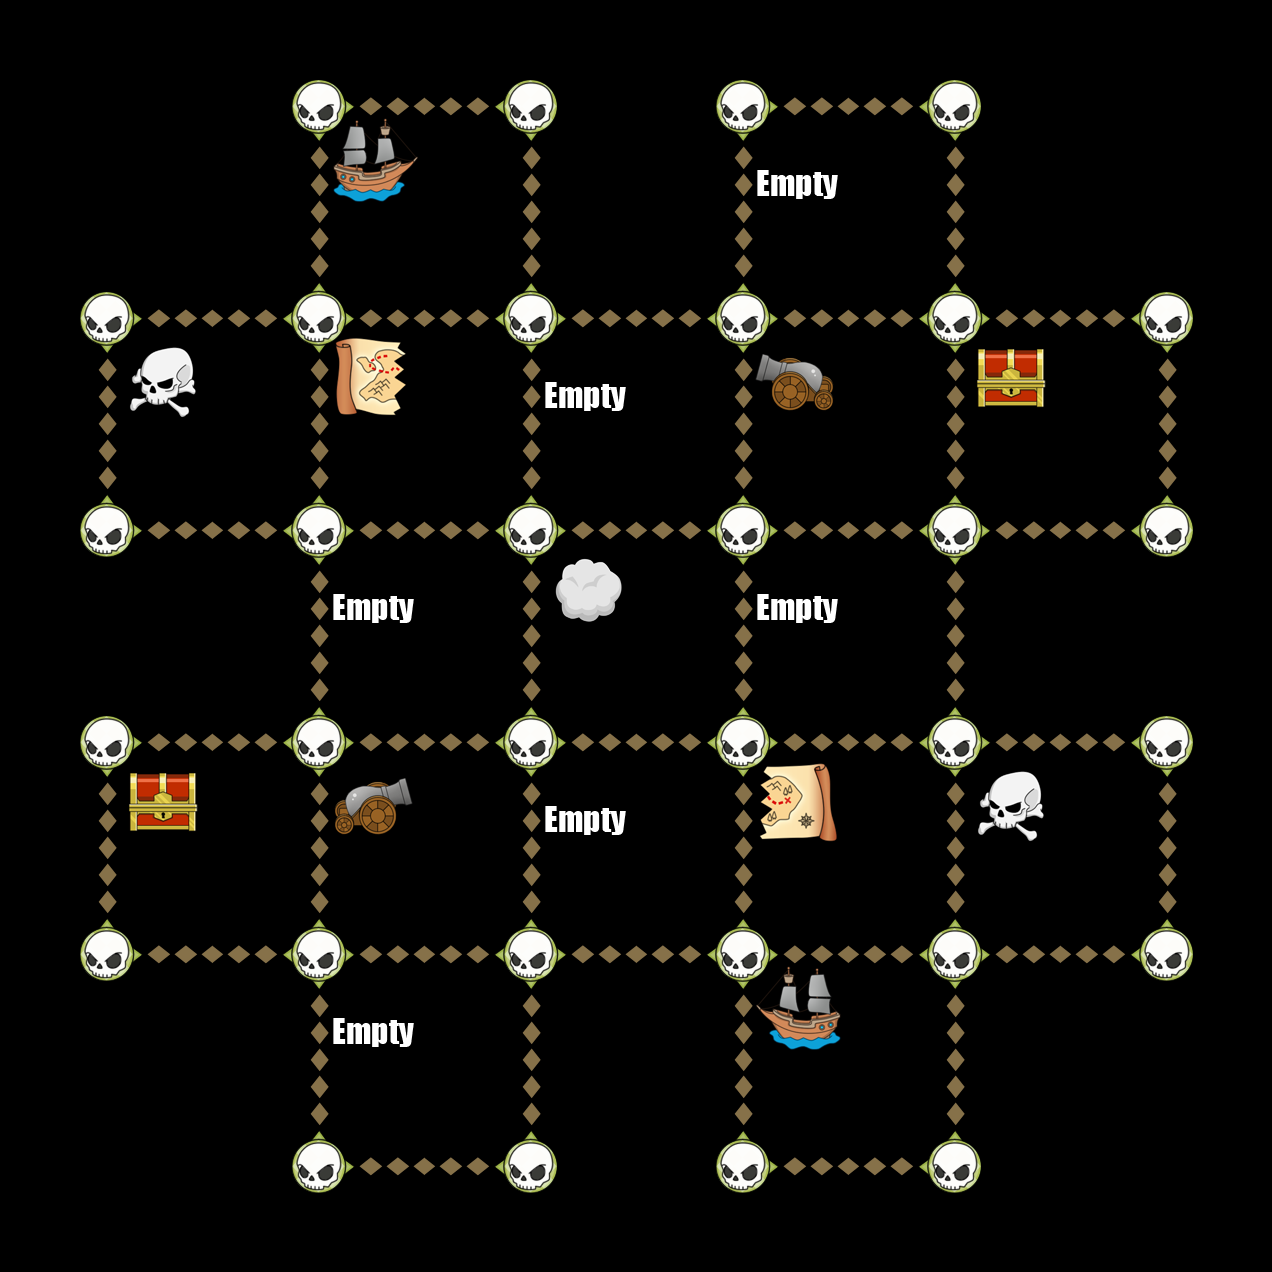

Rendered tile map (Tiled .tmx) drawn with the repository's tilesets; below, a short description and the map source with its tile grids summarised:
An orthogonal 6x6 tile map with 212x212 px tiles, 6 tile layers (Down, Up, Left, Right, ...).

<map version="1.0" orientation="orthogonal" width="6" height="6" tilewidth="212" tileheight="212">
 <tileset firstgid="1" name="TileGraphic_Final-ipadhd" tilewidth="212" tileheight="212">
  <image source="TileGraphic_Final-ipadhd.png" width="636" height="1060" />
  <tile id="0">
   <properties>
    <property name="LineFilled" value="True" />
   </properties>
  </tile>
  <tile id="2">
   <properties>
    <property name="Item" value="TreasureBox" />
   </properties>
  </tile>
  <tile id="4">
   <properties>
    <property name="RowFilled" value="True" />
   </properties>
  </tile>
  <tile id="6">
   <properties>
    <property name="Item" value="CannonLeft" />
   </properties>
  </tile>
  <tile id="7">
   <properties>
    <property name="Item" value="ShipRight" />
   </properties>
  </tile>
  <tile id="8">
   <properties>
    <property name="Item" value="MapOne" />
   </properties>
  </tile>
  <tile id="9">
   <properties>
    <property name="Item" value="CannonRight" />
   </properties>
  </tile>
  <tile id="10">
   <properties>
    <property name="Item" value="ShipLeft" />
   </properties>
  </tile>
  <tile id="11">
   <properties>
    <property name="Item" value="MapTwo" />
   </properties>
  </tile>
  <tile id="12">
   <properties>
    <property name="Item" value="Empty" />
   </properties>
  </tile>
  <tile id="13">
   <properties>
    <property name="Item" value="Skull" />
   </properties>
  </tile>
  <tile id="14">
   <properties>
    <property name="Item" value="Fog" />
   </properties>
  </tile>
 </tileset>
 <layer name="Down" width="6" height="6">
  <data>[36 cells, 24 non-empty, 1 distinct tile ids]</data>
 </layer>
 <layer name="Up" width="6" height="6">
  <data>[36 cells, 24 non-empty, 1 distinct tile ids]</data>
 </layer>
 <layer name="Left" width="6" height="6">
  <data>[36 cells, 24 non-empty, 1 distinct tile ids]</data>
 </layer>
 <layer name="Right" width="6" height="6">
  <data>[36 cells, 24 non-empty, 1 distinct tile ids]</data>
 </layer>
 <layer name="Dots" width="6" height="6">
  <data>[36 cells, 32 non-empty, 1 distinct tile ids]</data>
 </layer>
 <layer name="Items" width="6" height="6">
  <data>[36 cells, 17 non-empty, 10 distinct tile ids]</data>
 </layer>
</map>
